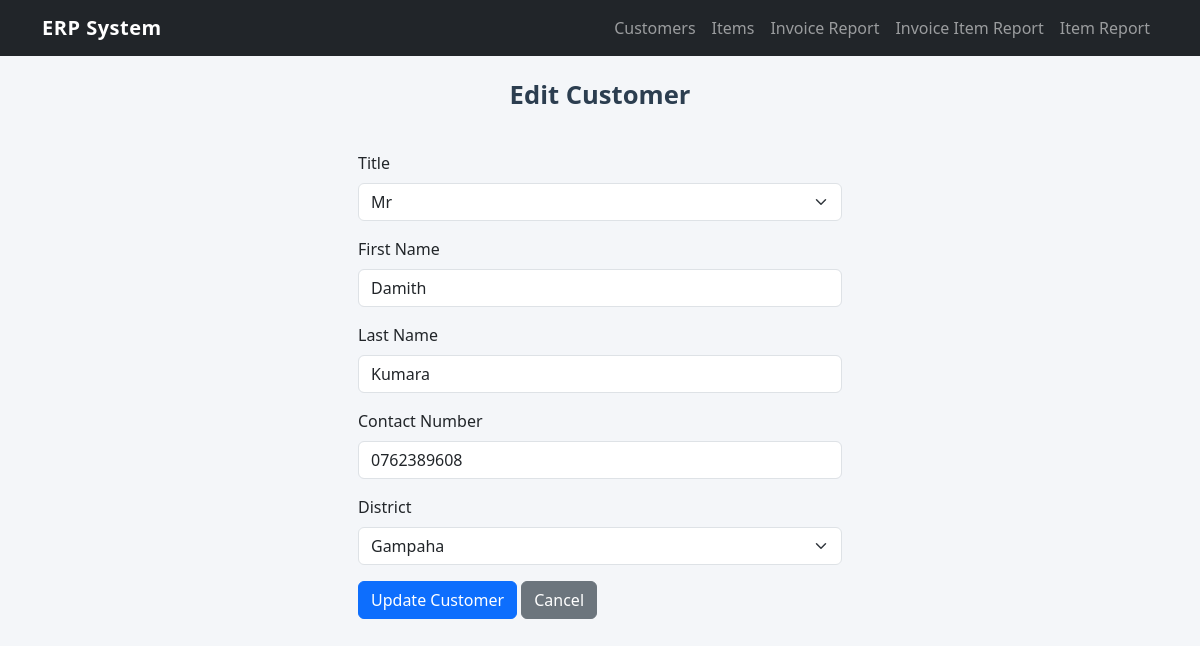
Page /customers/edit_customer.php?id=2 on the committed database.
### tables this page shows
CREATE TABLE `customers` (
  `id` int(11) NOT NULL,
  `title` enum('Mr','Mrs','Miss','Dr') NOT NULL,
  `first_name` varchar(100) NOT NULL,
  `last_name` varchar(100) NOT NULL,
  `contact_number` varchar(15) NOT NULL,
  `district_id` int(11) NOT NULL,
  `created_at` timestamp NOT NULL DEFAULT current_timestamp(),
  `updated_at` timestamp NOT NULL DEFAULT current_timestamp() ON UPDATE current_timestamp()
);

CREATE TABLE `districts` (
  `id` int(11) NOT NULL,
  `name` varchar(100) NOT NULL
);

### customers/edit_customer.php (the view, shortened to what this page needs)
<?php
$db = getDB();
$id = $_GET['id'] ?? 0;
$stmt = $db->prepare("SELECT * FROM customers WHERE id = ?");
$stmt->execute([$id]);
$customer = $stmt->fetch();
$districts = $db->query("SELECT id, name FROM districts ORDER BY name")->fetchAll();
require_once '../includes/header.php';
?>
<h1 class="text-center">Edit Customer</h1>
<form method="POST" class="row g-3 mx-auto mt-4" style="max-width: 500px;">
    <div class="col-12">
        <label class="form-label">Title</label>
        <select name="title" class="form-select">
            <?php foreach (['Mr','Mrs','Miss','Dr'] as $t): ?>
                <option value="<?= $t ?>" <?= $customer['title'] === $t ? 'selected' : '' ?>><?= $t ?></option>
            <?php endforeach; ?>
        </select>
    </div>
    <div class="col-12">
        <label class="form-label">First Name</label>
        <input type="text" name="first_name" class="form-control" value="<?= htmlspecialchars($customer['first_name']) ?>">
    </div>
    <div class="col-12">
        <label class="form-label">Last Name</label>
        <input type="text" name="last_name" class="form-control" value="<?= htmlspecialchars($customer['last_name']) ?>">
    </div>
    <div class="col-12">
        <label class="form-label">Contact Number</label>
        <input type="text" name="contact_number" class="form-control" value="<?= htmlspecialchars($customer['contact_number']) ?>">
    </div>
    <div class="col-12">
        <label class="form-label">District</label>
        <select name="district_id" class="form-select">
            <?php foreach ($districts as $d): ?>
                <option value="<?= $d['id'] ?>" <?= $customer['district_id'] == $d['id'] ? 'selected' : '' ?>><?= $d['name'] ?></option>
            <?php endforeach; ?>
        </select>
    </div>
    <div class="col-12">
        <button type="submit" class="btn btn-primary">Update Customer</button>
        <a href="index.php" class="btn btn-secondary">Cancel</a>
    </div>
</form>
<?php require_once '../includes/footer.php'; ?>

### assets/style.css (style rules this page uses)
body { background-color: #f4f6f9; }
.btn { border-radius: 6px; }
h1 { font-size: 1.6rem; font-weight: 600; margin-bottom: 1rem; color: #2c3e50; }

### rows in the picture
customers: title "Mr", first_name "Damith", last_name "Kumara", contact_number "0762389608", district_id "Gampaha"
